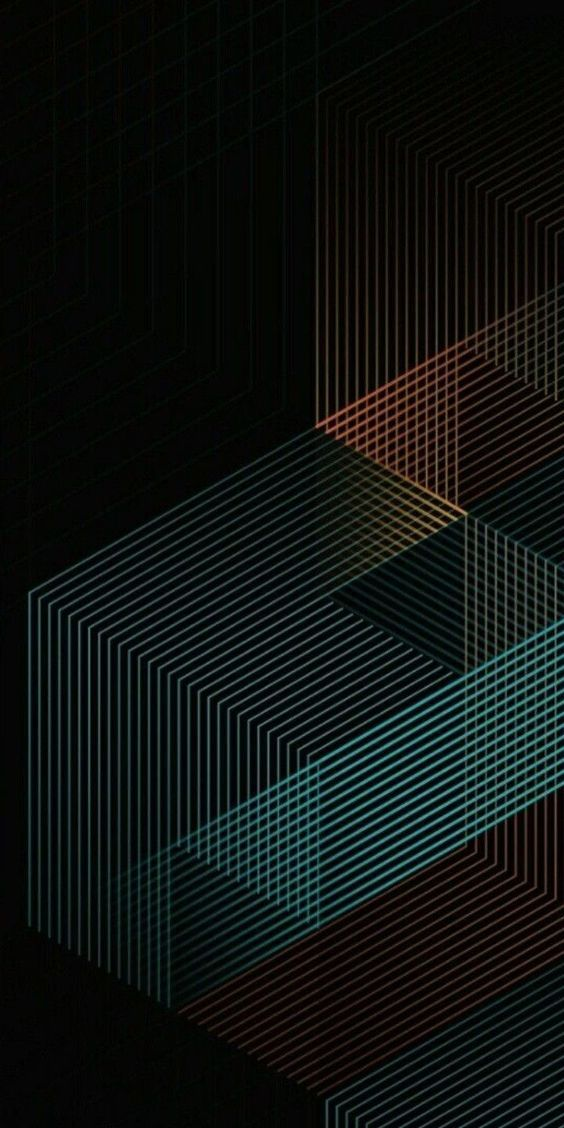
#> input picture kriptoloji.jpg, 564 x 1128 px
$ python dct.py
#> lines starting #> are read from the running program, lines starting #| are printed output that depends on the picture
import numpy as np
from scipy.fftpack import dct, idct
from PIL import Image

def text_to_bits(text):
    """Metni binary formata çevirir"""
    bits = bin(int.from_bytes(text.encode(), 'big'))[2:]
    return bits.zfill(8 * ((len(bits) + 7) // 8))

def bits_to_text(bits):
    """Binary formatı metne çevirir"""
    try:
        n = int(''.join(bits), 2)
        return n.to_bytes((n.bit_length() + 7) // 8, 'big').decode()
    except UnicodeDecodeError:
        return "Kod çözme hatası: Geçersiz mesaj biçimi"

def encode_dct(image_path, message, output_path):
    """DCT kullanarak mesajı görüntüye gömer"""
#> called with image_path = 'kriptoloji.jpg', message = 'Bu bir gizli mesajdir gazihan!', output_path = 'kriptoloji_gizli.jpg'
    # Görüntüyü yükle
    img = Image.open(image_path).convert('L')  # Görüntüyü gri tonlamalıya çevir
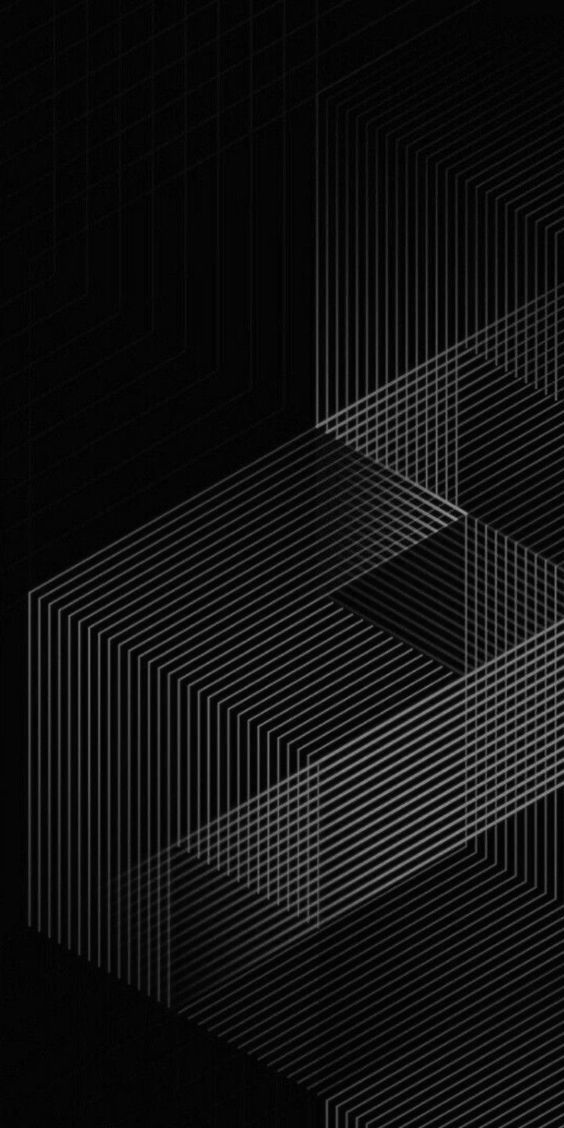
#> img: PIL image 564x1128 L; min 0, max 153, mean 17.2
    img_array = np.array(img, dtype=np.float32)

    # Mesajı binary'e çevir ve uzunluğunu ekle
    message_bits = text_to_bits(message)
    message_length = bin(len(message_bits))[2:].zfill(32)  # 32 bit uzunluk
    data_to_hide = message_length + message_bits

    # Görüntüyü bloklara ayır
    block_size = 8
    rows, cols = img_array.shape
#> rows = 1128; cols = 564
    # Kapasite kontrolü: Her blokta sadece 1 bit gömüyoruz
    max_bits = (rows // block_size) * (cols // block_size)
#> max_bits = 9870
    if len(data_to_hide) > max_bits:
        raise ValueError(f"Mesaj çok uzun ({len(data_to_hide)} bit), görüntü kapasitesi {max_bits} bit!")

    # Mesaj bitlerini yerleştirecek indeks
    bit_index = 0

    # Görüntüdeki her blok için DCT uygula
    for i in range(0, rows, block_size):
        for j in range(0, cols, block_size):
            # 8x8'lik blok al
            block = img_array[i:i + block_size, j:j + block_size]
            if block.shape != (block_size, block_size):
                continue  # Eksik blokları atla

            # DCT uygulama
            dct_block = dct(dct(block.T, norm='ortho').T, norm='ortho')

            # Sadece [1,1] katsayısına bit göm (düşük frekans)
            if bit_index < len(data_to_hide):
                coeff = dct_block[1, 1]
                if data_to_hide[bit_index] == '1':
                    dct_block[1, 1] = abs(coeff) + 50 if coeff >= 0 else -(abs(coeff) + 50)
                else:
                    dct_block[1, 1] = abs(coeff) if coeff >= 0 else -abs(coeff)
                bit_index += 1

            # IDCT ile blokları geri dönüştür
            reconstructed_block = idct(idct(dct_block.T, norm='ortho').T, norm='ortho')
            # Piksel değerlerini [0, 255] aralığında tut
            img_array[i:i + block_size, j:j + block_size] = np.clip(reconstructed_block, 0, 255)
#> after the loop, bit_index = 272

    # Yeni görüntüyü kaydet
    Image.fromarray(np.uint8(img_array)).save(output_path)
    return True

def decode_dct(image_path):
    """DCT ile gömülü mesajı çıkarır"""
#> called with image_path = 'kriptoloji_gizli.jpg'
    # Görüntüyü yükle
    img = Image.open(image_path).convert('L')  # Görüntüyü gri tonlamalıya çevir
    img_array = np.array(img, dtype=np.float32)

    # Mesaj bitlerini çıkarmak için liste
    message_bits = []
    block_size = 8
    rows, cols = img_array.shape
#> rows = 1128; cols = 564

    # İlk 32 biti oku (mesaj uzunluğu)
    length_bits = []
    bit_index = 0
    for i in range(0, rows, block_size):
        for j in range(0, cols, block_size):
            block = img_array[i:i + block_size, j:j + block_size]
            if block.shape != (block_size, block_size):
                continue
            dct_block = dct(dct(block.T, norm='ortho').T, norm='ortho')
            if bit_index < 32:
                coeff = dct_block[1, 1]
                length_bits.append('1' if abs(coeff) > 25 else '0')
                bit_index += 1
            if bit_index >= 32:
                break
        if bit_index >= 32:
            break
#> after the loop, bit_index = 32; length_bits = 32 items, first 6: '0', '0', '0', '0', '0', '0'

    # Mesaj uzunluğunu kontrol et
    print("Çıkarılan uzunluk bitleri:", ''.join(length_bits))  # Debugging
#| Çıkarılan uzunluk bitleri: 00000000000000000000000011110000
    try:
        message_length = int(''.join(length_bits), 2)
        print("Kodlanmış mesaj uzunluğu:", message_length)  # Debugging
#| Kodlanmış mesaj uzunluğu: 240
    except ValueError:
        return "Hata: Geçersiz mesaj uzunluğu"

    # Mesaj bitlerini oku
    bit_index = 0
    for i in range(0, rows, block_size):
        for j in range(0, cols, block_size):
            block = img_array[i:i + block_size, j:j + block_size]
            if block.shape != (block_size, block_size):
                continue
            dct_block = dct(dct(block.T, norm='ortho').T, norm='ortho')
            if bit_index >= 32 and len(message_bits) < message_length:
                coeff = dct_block[1, 1]
                message_bits.append('1' if abs(coeff) > 25 else '0')
            bit_index += 1
            if len(message_bits) >= message_length:
                break
        if len(message_bits) >= message_length:
            break
#> after the loop, bit_index = 272; message_bits = 240 items, first 6: '0', '1', '0', '0', '0', '0'

    # İlk birkaç biti yazdır (debugging)
    print("İlk 50 mesaj biti:", ''.join(message_bits[:50]))  # Debugging
#| İlk 50 mesaj biti: 01000010011101010010000001100010011010010111001000
    # Bitleri metne çevir
    return bits_to_text(message_bits)

# Örnek kullanım
if __name__ == "__main__":
    input_image = "kriptoloji.jpg"  # Gömme işlemi yapacağımız görüntü
    output_image = "kriptoloji_gizli.jpg"  # Mesajın gömüldüğü görüntü
    secret_message = "Bu bir gizli mesajdir gazihan!"  # Gömülecek mesaj

    try:
        # Mesajı DCT ile gömme
        encode_dct(input_image, secret_message, output_image)
        print("Mesaj başarıyla gömüldü!")

        # Gömülü mesajı çıkarma
        decoded_message = decode_dct(output_image)
#> decoded_message = 'Bu bir gizli mesajdir gazihan!'
        print("Çıkarılan mesaj:", decoded_message)
#| Çıkarılan mesaj: Bu bir gizli mesajdir gazihan!
    except Exception as e:
        print("Hata:", str(e))
